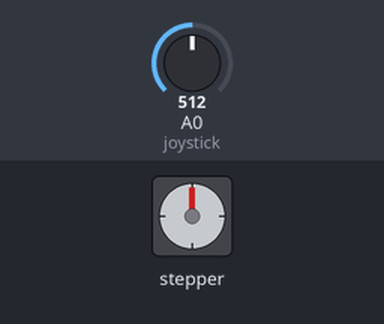
Simulated run of this sketch. Board: Arduino Uno, built with avr-gcc and run on an emulated ATmega328P. On the bench: stepper motor. The inputs (shaded band) are chosen by the test bench; at power-on: A0 (joystick) = 512. Stepper angles assume 2048 steps per turn; what the sketch prints to the serial monitor is not drawn.

Above: at 1.2 s.
1.3 s: A0 (joystick) set to 490
At 2.6 s:
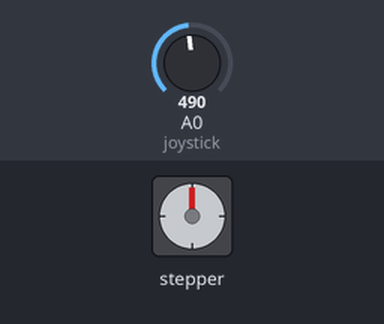
4.3 s: A0 (joystick) set to 306
7.3 s: A0 (joystick) set to 122
At 7.75 s:
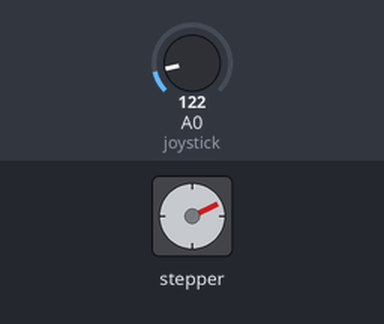
10.3 s: A0 (joystick) set to 0
At 10.47 s:
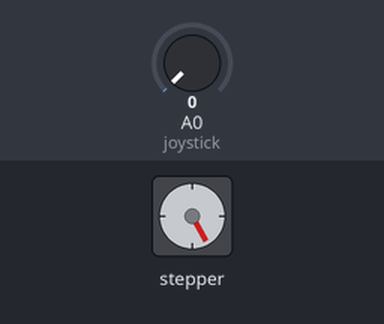
Timing chart, 0 to 17.3 s (numbered marks = the images above; inputs shaded):
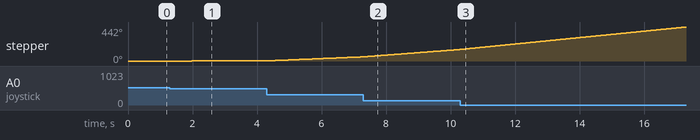

The sketch:

Joystick_StepperControl.ino
```cpp
// Include Arduino stepper motor library
#include <Stepper.h>

// Assign the number of steps per revolution to steps
const int steps = 32;

// Define stepper motor control pins
const int IN1 = 11;
const int IN2 = 10;
const int IN3 = 9;
const int IN4 = 8;

// Initialize stepper library
Stepper stepper(steps, IN4, IN2, IN3, IN1);

// Joystick VRx output is connected to Arduino A0
const int joystick = A0;

void setup()
{
  Serial.begin(9600); // Begin serial communication at 9600 baud
}

void loop()
{
  // Read analog value from the potentiometer
  int val = analogRead(joystick);
  Serial.println(val);
  // If the joystick is in the middle, stop the motor
  if(  (val > 500) && (val < 523) )
  {
    digitalWrite(IN1, LOW);
    digitalWrite(IN2, LOW);
    digitalWrite(IN3, LOW);
    digitalWrite(IN4, LOW);
  }

  else
  {
    // While the joystick is moved to the right, move the motor in the clockwise direction
    while (val >= 523)
    {
      // Map the speed between 5 and 500 rpm
      int speed = map(val, 523, 1023, 5, 500);
      // Set motor speed
      stepper.setSpeed(speed);

      // Move the motor (1 step)
      stepper.step(-1);
      // Read and print the analog value to the serial monitor
      val = analogRead(joystick);
      Serial.println(val);
    }

    // While the joystick is moved to the left, move the motor in the counter-clockwise direction
    while (val <= 500)
    {
      // Map the speed between 5 and 500 rpm
      int speed = map(val, 500, 0, 5, 500);
      // Set motor speed
      stepper.setSpeed(speed);

      // Move the motor (1 step)
      stepper.step(1);
      // Read and print the analog value to the serial monitor
      val = analogRead(joystick);
      Serial.println(val);
    }
  }
}
```
